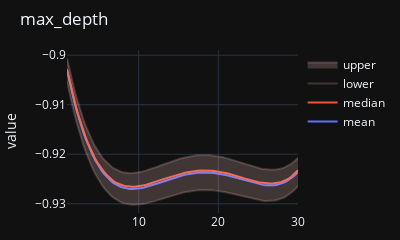
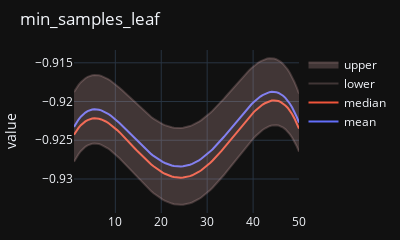
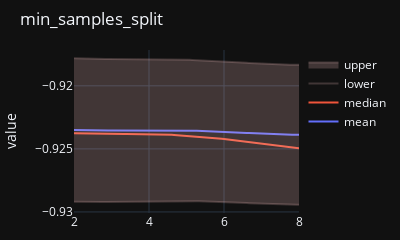

Notebook source saved alongside these figures, in order:
### Code cell
def marg_plot(
    marginal: pl.DataFrame,
    mean=True,
    median=False,
    intervals=False,
):
    """Plot a marginal distribution"""

    shade = "rgba(255,200,200,0.2)"
    stat_cols = ["mean", "std", "median"]

    feat = next(col for col in marginal.columns if col not in stat_cols)
    fig = go.Figure(
        layout=dict(
            title=feat,
            yaxis_title="value",
            margin=dict(t=50, l=20, r=10, b=10),
            width=400,
            height=200,
        ),
    )

    mu = marginal["mean"]
    std = marginal["std"]
    # TODO PROPER INTERVALS
    upper = mu + std
    lower = mu - std

    if mean:
        fig.add_trace(go.Scatter(x=marginal[feat], y=mu, name="mean"))
    if median:
        fig.add_trace(go.Scatter(x=marginal[feat], y=marginal["median"], name="median"))

    if intervals:
        fig.add_traces(
            [
                go.Scatter(
                    x=marginal[feat],
                    y=lower,
                    name="lower",
                    mode="lines",
                    line_color=shade,
                ),
                go.Scatter(
                    x=marginal[feat],
                    y=upper,
                    name="upper",
                    mode="lines",
                    fill="tonexty",
                    line_color=shade,
                    fillcolor=shade,
                ),
            ]
        )
    return fig


for k in marg.keys():
    marg_plot(margpoly[k], mean=True, median=True, intervals=True).show()
